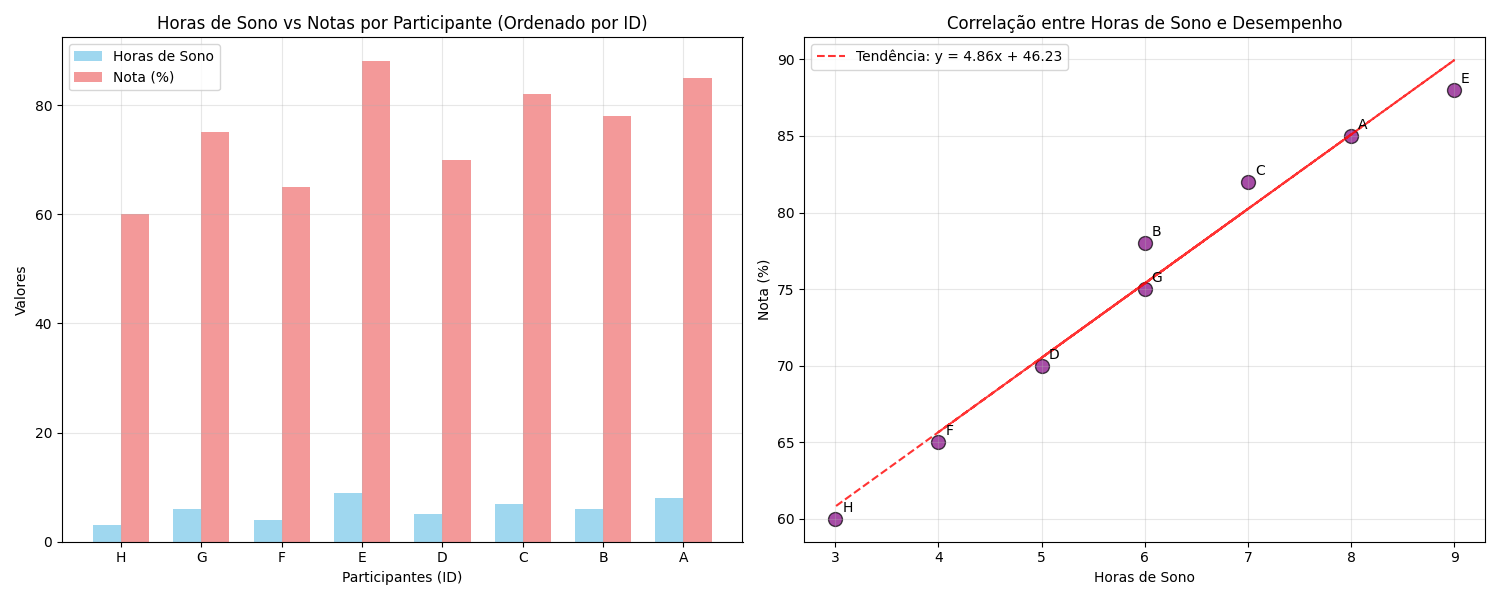

This chart was generated by the following Python code:
# Fonte: Gerado pelo DeepSeek (não existe na versão free o compartilhamento da execução)
import json
import matplotlib.pyplot as plt
import numpy as np

# Dados fornecidos
ids = ['A', 'B', 'C', 'D', 'E', 'F', 'G', 'H']
hrs_sono = [8, 6, 7, 5, 9, 4, 6, 3]
notas = [85, 78, 82, 70, 88, 65, 75, 60]

# Criar estrutura JSON ordenada por id em ordem decrescente
dados_pesquisa = {
    "pesquisa_operacional": {
        "titulo": "Análise de Correlação entre Horas de Sono e Notas",
        "amostra": len(ids),
        "variaveis": {
            "independente": "horas_sono",
            "dependente": "nota"
        },
        "participantes": []
    }
}

# Adicionar participantes ordenados por id em ordem decrescente
for i in sorted(range(len(ids)), key=lambda i: ids[i], reverse=True):
    participante = {
        "id": ids[i],
        "dados": {
            "horas_sono": hrs_sono[i],
            "nota": notas[i],
            "categoria_sono": "adequado" if hrs_sono[i] >= 6 else "insuficiente"
        },
        "estatisticas": {
            "desempenho_relativo": round((notas[i] / max(notas)) * 100, 1),
            "eficiencia_sono": round(notas[i] / hrs_sono[i], 1) if hrs_sono[i] > 0 else 0
        }
    }
    dados_pesquisa["pesquisa_operacional"]["participantes"].append(participante)

# Converter para JSON
json_output = json.dumps(dados_pesquisa, indent=2, ensure_ascii=False)
print(json_output)

# Criar visualização
fig, (ax1, ax2) = plt.subplots(1, 2, figsize=(15, 6))

# Gráfico 1: Notas por Horas de Sono (ordenado decrescente por id)
sorted_indices = sorted(range(len(ids)), key=lambda i: ids[i], reverse=True)
sorted_ids = [ids[i] for i in sorted_indices]
sorted_sono = [hrs_sono[i] for i in sorted_indices]
sorted_notas = [notas[i] for i in sorted_indices]

x_pos = np.arange(len(sorted_ids))
width = 0.35

bars1 = ax1.bar(x_pos - width/2, sorted_sono, width, label='Horas de Sono', alpha=0.8, color='skyblue')
bars2 = ax1.bar(x_pos + width/2, sorted_notas, width, label='Nota (%)', alpha=0.8, color='lightcoral')

ax1.set_xlabel('Participantes (ID)')
ax1.set_ylabel('Valores')
ax1.set_title('Horas de Sono vs Notas por Participante (Ordenado por ID)')
ax1.set_xticks(x_pos)
ax1.set_xticklabels(sorted_ids)
ax1.legend()
ax1.grid(True, alpha=0.3)

# Gráfico 2: Correlação entre horas de sono e notas
ax2.scatter(hrs_sono, notas, s=100, alpha=0.7, c='purple', edgecolors='black')
for i, id_val in enumerate(ids):
    ax2.annotate(id_val, (hrs_sono[i], notas[i]), xytext=(5, 5), textcoords='offset points')

# Calcular linha de tendência
z = np.polyfit(hrs_sono, notas, 1)
p = np.poly1d(z)
ax2.plot(hrs_sono, p(hrs_sono), "r--", alpha=0.8, label=f'Tendência: y = {z[0]:.2f}x + {z[1]:.2f}')

ax2.set_xlabel('Horas de Sono')
ax2.set_ylabel('Nota (%)')
ax2.set_title('Correlação entre Horas de Sono e Desempenho')
ax2.legend()
ax2.grid(True, alpha=0.3)

plt.tight_layout()
plt.show()

# Estatísticas adicionais
correlacao = np.corrcoef(hrs_sono, notas)[0, 1]
print(f"\nCoeficiente de correlação: {correlacao:.3f}")
print(f"Equação da reta: Nota = {z[0]:.2f} * Sono + {z[1]:.2f}")
